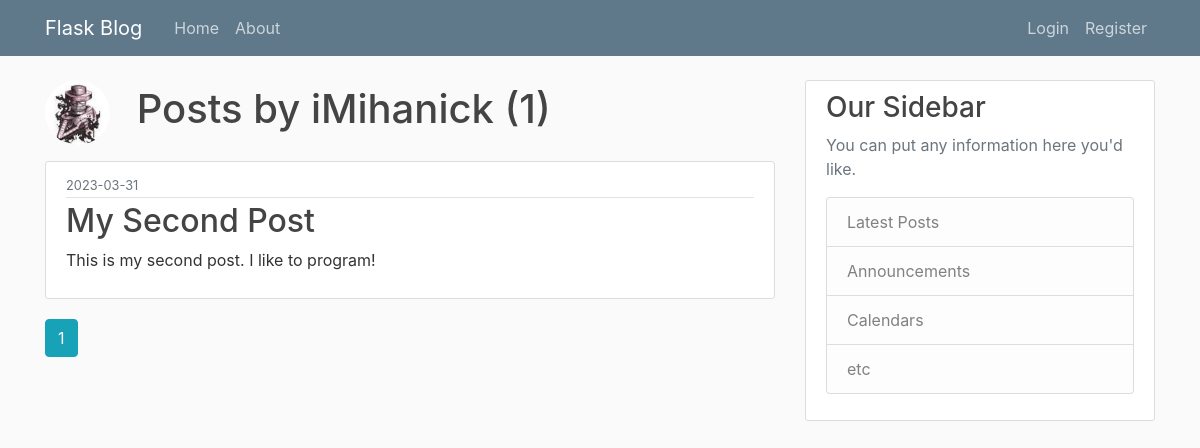
The page /user/iMihanick on the database as committed earlier.
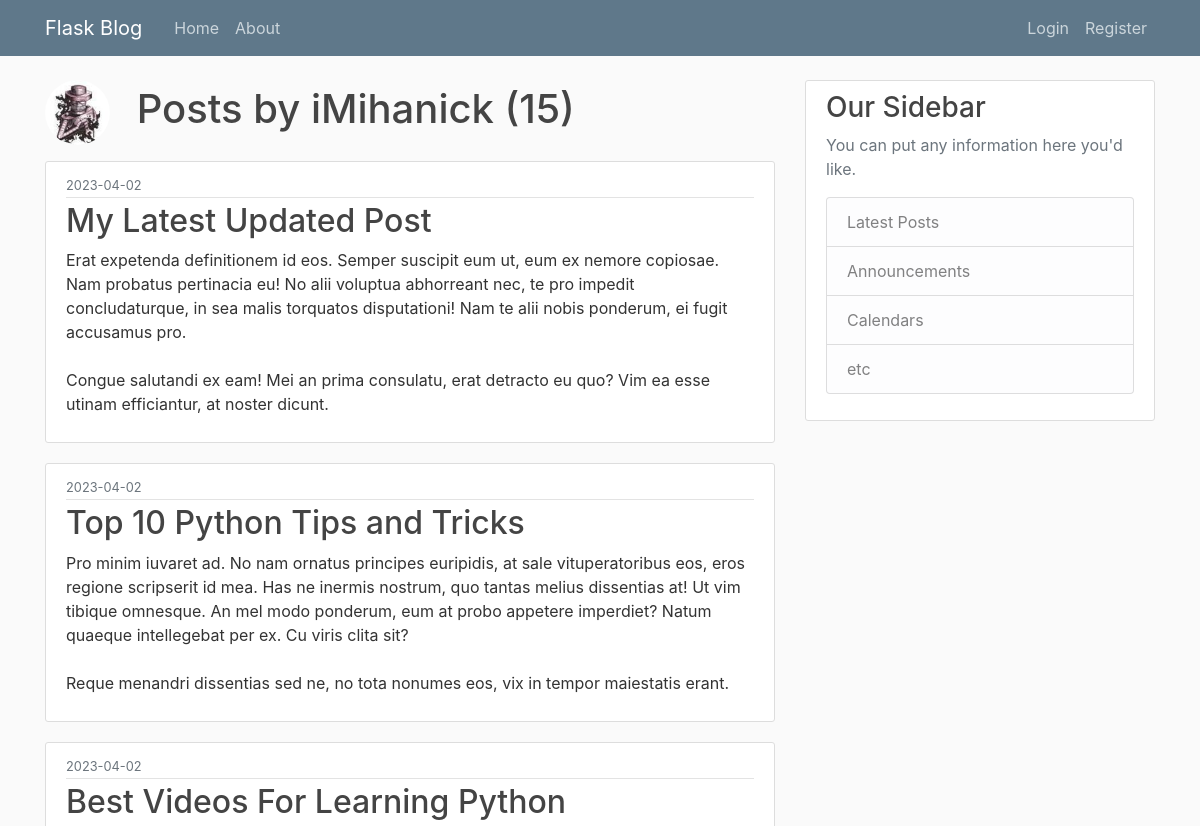
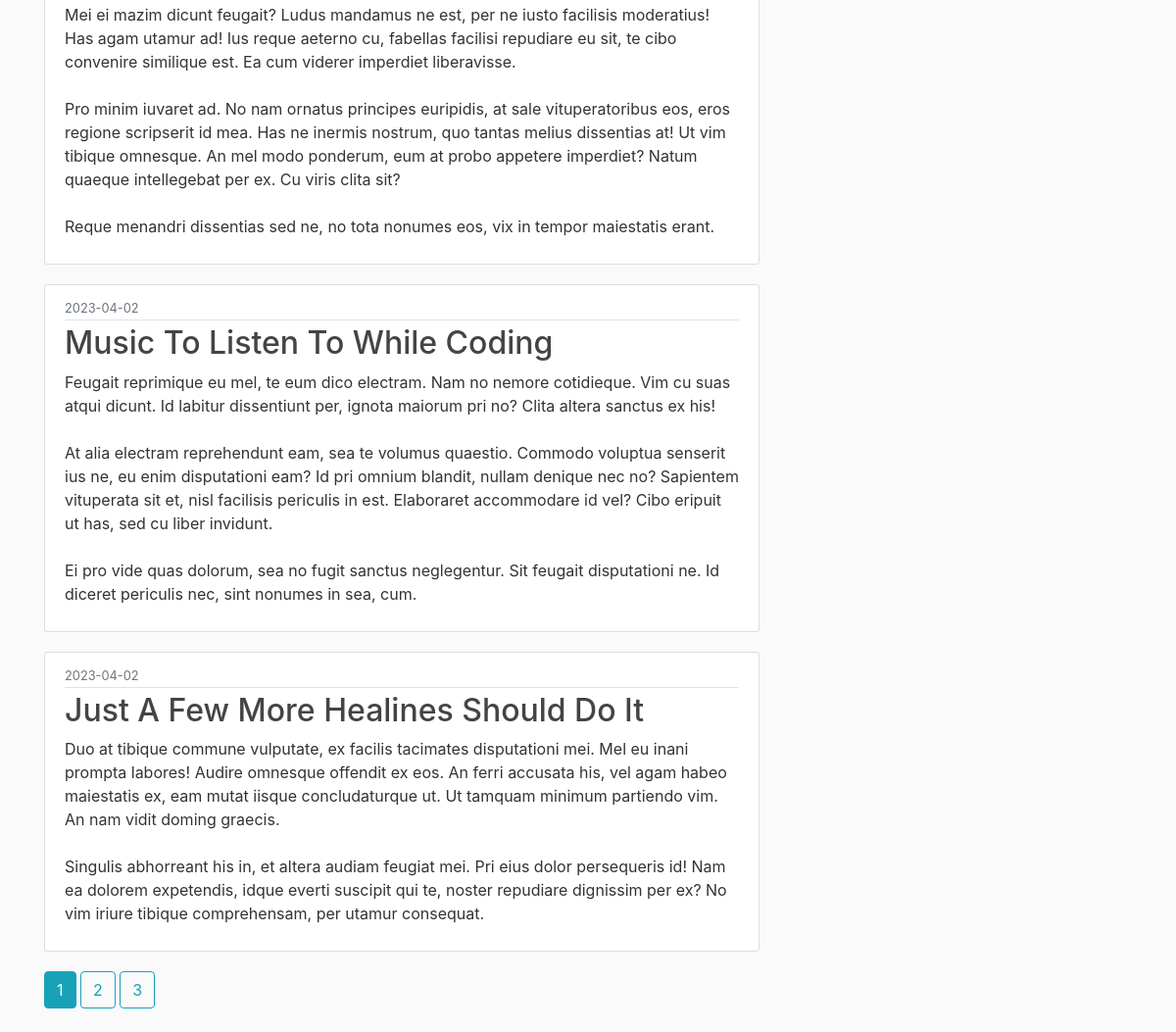
The same page on the database as committed later (2 pictures, top to bottom).
### flaskblog/models.py (models this page shows, shortened)
class User(db.Model, UserMixin):
    id = db.Column(db.Integer, primary_key=True)
    username = db.Column(db.String(20), unique=True, nullable=False)
    email = db.Column(db.String(120), unique=True, nullable=False)
    image_file = db.Column(db.String(20), nullable=False, default='default.jpg')
    password = db.Column(db.String(60), nullable=False)
    posts = db.relationship('Post', backref='author', lazy=True)

class Post(db.Model):
    id = db.Column(db.Integer, primary_key=True)
    title = db.Column(db.String(100), nullable=False)
    date_posted = db.Column(db.DateTime, nullable=False, default=datetime.utcnow)
    content = db.Column(db.Text, nullable=False)
    user_id = db.Column(db.Integer, db.ForeignKey('user.id'), nullable=False)

### flaskblog/users/routes.py (the view)
@users.route("/user/<string:username>")
def user_posts(username):
    page = request.args.get('page', 1, type=int)
    user = User.query.filter_by(username=username).first_or_404()
    posts = Post.query.filter_by(author=user)\
        .order_by(Post.date_posted.desc())\
        .paginate(page=page, per_page=5)
    return render_template('user_posts.html', posts=posts, user=user)

### flaskblog/templates/user_posts.html
{% extends "layout.html" %}
{% block content %}
    <h1 class="mb-3">
        <img class="rounded-circle article-img" src="{{ url_for('static', filename='profile_pict/' + user.image_file) }}">
        Posts by {{ user.username }} ({{ posts.total }})</h1>
	{% for post in posts.items %}
		<article class="media content-section">
          <div class="media-body">
            <div class="article-metadata">
              <small class="text-muted">{{ post.date_posted.strftime('%Y-%m-%d') }}</small>
            </div>
            <h2><a class="article-title" href="{{ url_for('posts.post', post_id=post.id) }}">{{ post.title }}</a></h2>
            <p class="article-content">{{ post.content }}</p>
          </div>
        </article>
	{% endfor %}
    {% for page_num in posts.iter_pages(left_edge=1, right_edge=1, left_current=1, right_current=1) %}
        {% if page_num %}
            {% if posts.page == page_num %}
                <a class="btn btn-info mb-4" href="{{ url_for('users.user_posts', username=user.username, page=page_num) }}">{{ page_num }}</a>
            {% else %}
                <a class="btn btn-outline-info mb-4" href="{{ url_for('users.user_posts', username=user.username, page=page_num) }}">{{ page_num }}</a>
            {% endif %}
        {% else %}
            ...
        {% endif %}
    {% endfor %}
{% endblock content %}

### flaskblog/templates/layout.html (shortened to what this page needs)
<!DOCTYPE html>
<html>
<head>
    <link rel="stylesheet" href="https://maxcdn.bootstrapcdn.com/bootstrap/4.0.0/css/bootstrap.min.css">
    <link rel="stylesheet" type="text/css" href="{{ url_for('static', filename='main.css') }}">
</head>
<body>
    <header class="site-header">
      <nav class="navbar navbar-expand-md navbar-dark bg-steel fixed-top">
        <div class="container">
          <a class="navbar-brand mr-4" href="/">Flask Blog</a>
          <div class="collapse navbar-collapse" id="navbarToggle">
            <div class="navbar-nav mr-auto">
              <a class="nav-item nav-link" href="{{ url_for('main.home') }}">Home</a>
              <a class="nav-item nav-link" href="{{ url_for('main.about') }}">About</a>
            </div>
            <div class="navbar-nav">
                {% if current_user.is_authenticated %}
                  <a class="nav-item nav-link" href="{{ url_for('posts.new_post') }}">New Post</a>
                  <a class="nav-item nav-link" href="{{ url_for('users.account') }}">{{ current_user.username }}</a>
                  <a class="nav-item nav-link" href="{{ url_for('users.logout') }}">Logout</a>
                {% else %}
                  <a class="nav-item nav-link" href="{{ url_for('users.login') }}">Login</a>
                  <a class="nav-item nav-link" href="{{ url_for('users.register') }}">Register</a>
                {% endif %}
            </div>
          </div>
        </div>
      </nav>
    </header>
    <main role="main" class="container">
      <div class="row">
        <div class="col-md-8">
          {% block content %}{% endblock %}
        </div>
        <div class="col-md-4">
          <div class="content-section">
            <h3>Our Sidebar</h3>
            <p class='text-muted'>You can put any information here you'd like.
              <ul class="list-group">
                <li class="list-group-item list-group-item-light">Latest Posts</li>
                <li class="list-group-item list-group-item-light">Announcements</li>
                <li class="list-group-item list-group-item-light">Calendars</li>
                <li class="list-group-item list-group-item-light">etc</li>
              </ul>
            </p>
          </div>
        </div>
      </div>
    </main>
</body>
</html>

### flaskblog/static/main.css (style rules this page uses)
body { background: #fafafa; color: #333333; margin-top: 5rem; }
h1, h2, h3, h4, h5, h6 { color: #444444; }
.bg-steel { background-color: #5f788a; }
.site-header .navbar-nav .nav-link { color: #cbd5db; }
.content-section { background: #ffffff; padding: 10px 20px; border: 1px solid #dddddd; border-radius: 3px; margin-bottom: 20px; }
.article-title { color: #444444; }
.article-content { white-space: pre-line; }
.article-img { height: 65px; width: 65px; margin-right: 16px; }
.article-metadata { padding-bottom: 1px; margin-bottom: 4px; border-bottom: 1px solid #e3e3e3 }

Rows that differ between the two databases and show on the page:
removed Post: date_posted "2023-03-31", title "My Second Post", content "This is my second post. I like to program!"
added Post: date_posted "2023-04-02", title "My Latest Updated Post", content "Erat expetenda definitionem id eos. Semper suscipit eum ut, eum ex nemore copiosae. Nam probatus pertinacia eu! No alii voluptua abhorreant nec, te pro impedit concludaturque, in sea malis torquatos disputationi! Nam te alii nobis ponderum, ei fugit accusamus pro. Congue salutandi ex eam! Mei an prima consulatu, erat detracto eu quo? Vim ea esse utinam efficiantur, at noster dicunt."
added Post: date_posted "2023-04-02", title "Top 10 Python Tips and Tricks", content "Pro minim iuvaret ad. No nam ornatus principes euripidis, at sale vituperatoribus eos, eros regione scripserit id mea. Has ne inermis nostrum, quo tantas melius dissentias at! Ut vim tibique omnesque. An mel modo ponderum, eum at probo appetere imperdiet? Natum quaeque intellegebat per ex. Cu viris clita sit? Reque menandri dissentias sed ne, no tota nonumes eos, vix in tempor maiestatis erant."
added Post: date_posted "2023-04-02", title "Best Videos For Learning Python", content "Mei ei mazim dicunt feugait? Ludus mandamus ne est, per ne iusto facilisis moderatius! Has agam utamur ad! Ius reque aeterno cu, fabellas facilisi repudiare eu sit, te cibo convenire similique est. Ea cum viderer imperdiet liberavisse. Pro minim iuvaret ad. No nam ornatus principes euripidis, at sale vituperatoribus eos, eros regione scripserit id mea. Has ne inermis nostrum, quo tantas melius dissentias at! Ut vim tibique omnesque. An mel modo ponderum, eum at probo appetere imperdiet? Natum quaeque intellegebat per ex. Cu viris clita sit? Reque menandri dissentias sed ne, no tota nonumes eos, vix in tempor maiestatis erant."
added Post: date_posted "2023-04-02", title "Music To Listen To While Coding", content "Feugait reprimique eu mel, te eum dico electram. Nam no nemore cotidieque. Vim cu suas atqui dicunt. Id labitur dissentiunt per, ignota maiorum pri no? Clita altera sanctus ex his! At alia electram reprehendunt eam, sea te volumus quaestio. Commodo voluptua senserit ius ne, eu enim disputationi eam? Id pri omnium blandit, nullam denique nec no? Sapientem vituperata sit et, nisl facilisis periculis in est. Elaboraret accommodare id vel? Cibo eripuit ut has, sed cu liber invidunt. Ei pro vide quas dolorum, sea no fugit sanctus neglegentur. Sit feugait disputationi ne. Id diceret periculis nec, sint nonumes in sea, cum."
added Post: date_posted "2023-04-02", title "Just A Few More Healines Should Do It", content "Duo at tibique commune vulputate, ex facilis tacimates disputationi mei. Mel eu inani prompta labores! Audire omnesque offendit ex eos. An ferri accusata his, vel agam habeo maiestatis ex, eam mutat iisque concludaturque ut. Ut tamquam minimum partiendo vim. An nam vidit doming graecis. Singulis abhorreant his in, et altera audiam feugiat mei. Pri eius dolor persequeris id! Nam ea dolorem expetendis, idque everti suscipit qui te, noster repudiare dignissim per ex? No vim iriure tibique comprehensam, per utamur consequat."
Other text that changed with them:
{{ posts.total }}: "1" → "15"
new list line: "2"
new list line: "3"
